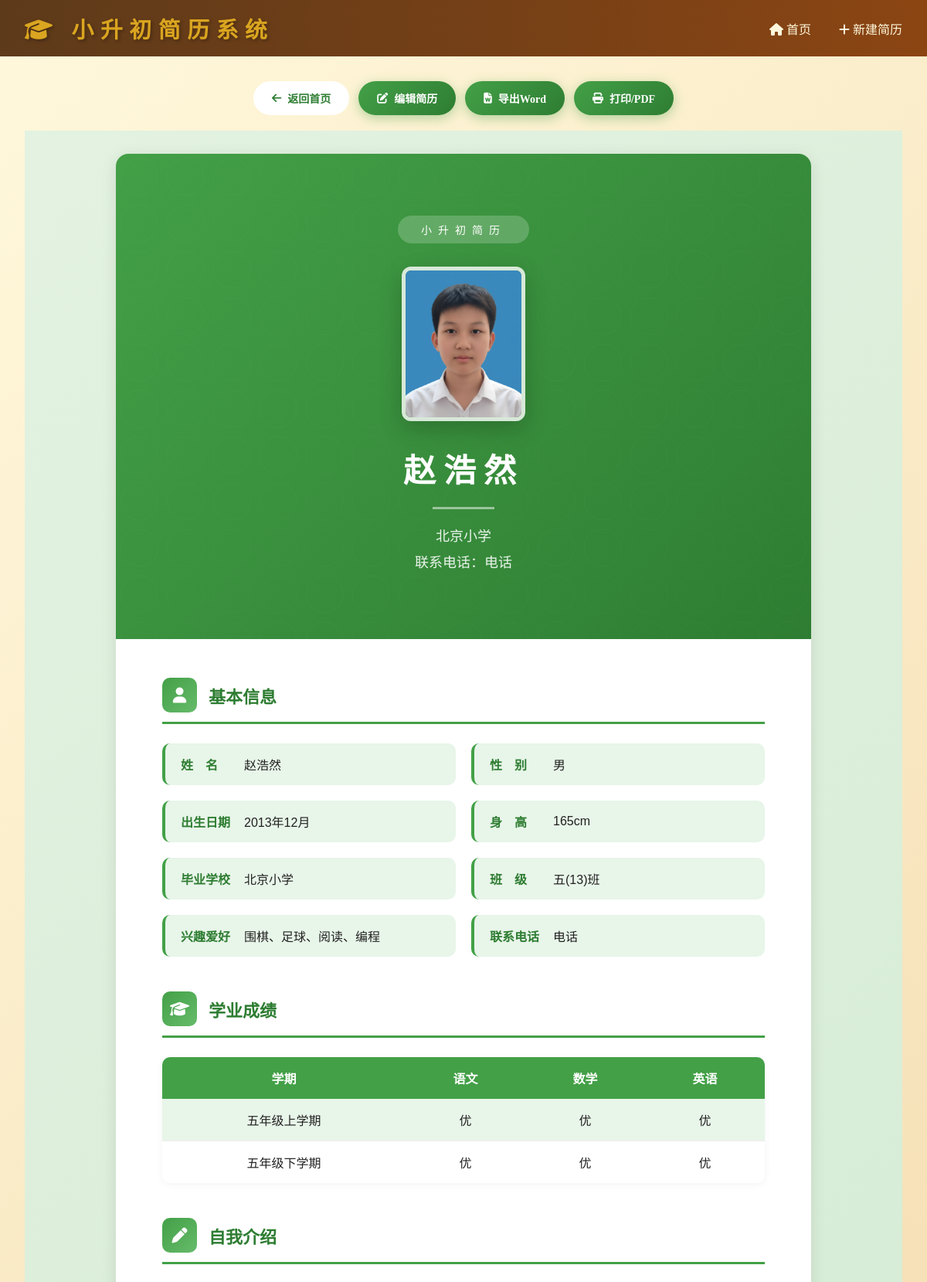
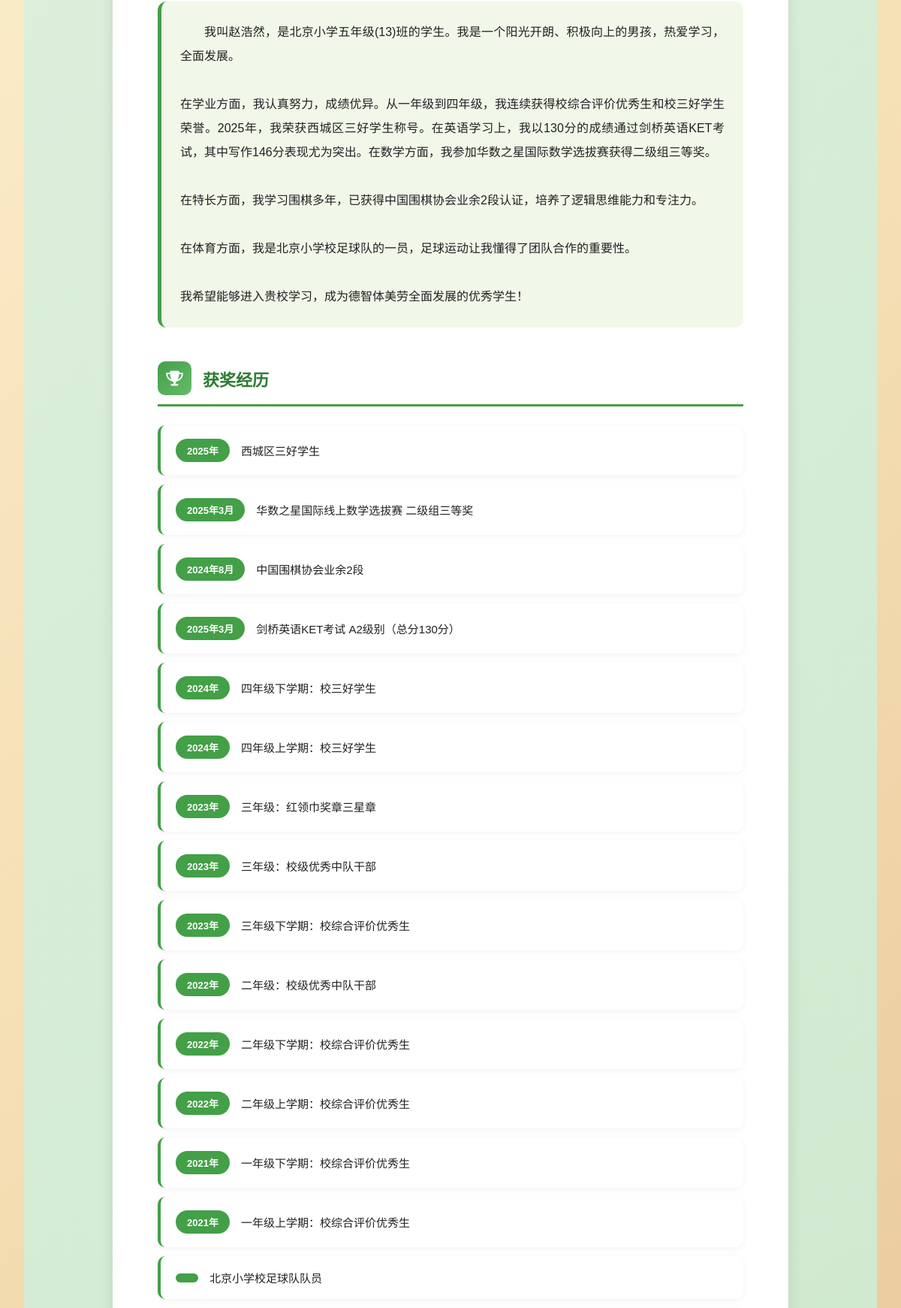
/preview/1/template2 (upper part), run on the app's committed database (2 pictures, top to bottom).
### app.py (models this page shows)
class Student(db.Model):
    id = db.Column(db.Integer, primary_key=True)
    name = db.Column(db.String(50), nullable=False)
    gender = db.Column(db.String(10), default='男')
    birth_date = db.Column(db.String(20))
    height = db.Column(db.String(10))
    school = db.Column(db.String(100))
    class_name = db.Column(db.String(50))
    district = db.Column(db.String(100))
    address = db.Column(db.String(200))
    phone = db.Column(db.String(20))
    hobbies = db.Column(db.String(200))
    photo = db.Column(db.String(200))  # 人像照片路径
    self_intro = db.Column(db.Text)
    parent_message = db.Column(db.Text)
    teacher_comment = db.Column(db.Text)
    created_at = db.Column(db.DateTime, default=datetime.utcnow)
    updated_at = db.Column(db.DateTime, default=datetime.utcnow, onupdate=datetime.utcnow)
    awards = db.relationship('Award', backref='student', lazy=True, cascade='all, delete-orphan')
    certificates = db.relationship('Certificate', backref='student', lazy=True, cascade='all, delete-orphan')

class Award(db.Model):
    id = db.Column(db.Integer, primary_key=True)
    student_id = db.Column(db.Integer, db.ForeignKey('student.id'), nullable=False)
    category = db.Column(db.String(50))  # 区级/校级/竞赛
    title = db.Column(db.String(200), nullable=False)
    date = db.Column(db.String(20))
    description = db.Column(db.Text)
    order = db.Column(db.Integer, default=0)

### app.py (the view)
@app.route('/preview/<int:student_id>/template2')
def preview_resume_template2(student_id):
    student = Student.query.get_or_404(student_id)
    return render_template('preview_template2.html', student=student)

### app.py (called while the page is built)
@app.context_processor
def utility_processor():
    return {'now': datetime.now}

### templates/preview_template2.html (shortened to what this page needs)
{% extends "base.html" %}
{% block extra_css %}
<link rel="stylesheet" href="{{ url_for('static', filename='css/template2.css') }}">
{% endblock %}
{% block content %}
<div class="t2-toolbar">
    <a href="{{ url_for('index') }}" class="btn btn-t2-outline">
        <i class="fas fa-arrow-left"></i> 返回首页
    </a>
    <a href="{{ url_for('edit_resume', student_id=student.id) }}" class="btn btn-t2-primary">
        <i class="fas fa-edit"></i> 编辑简历
    </a>
    <a href="{{ url_for('export_word_template2', student_id=student.id) }}" class="btn btn-t2-primary">
        <i class="fas fa-file-word"></i> 导出Word
    </a>
    <button onclick="window.print()" class="btn btn-t2-primary">
        <i class="fas fa-print"></i> 打印/PDF
    </button>
</div>
<div class="t2-wrapper">
    <div class="t2-page">
        <div class="t2-cover">
            <div class="t2-cover-content">
                <div class="t2-cover-badge">小升初简历</div>
                <div class="t2-cover-photo">
                    {% if student.photo %}
                    <img src="{{ url_for('static', filename=student.photo) }}" alt="照片">
                    {% else %}
                    <div class="t2-placeholder" style="width:100%;height:100%;">照片</div>
                    {% endif %}
                </div>
                <div class="t2-cover-name">{{ student.name }}</div>
                <div class="t2-cover-divider"></div>
                <div class="t2-cover-subtitle">{{ student.school or '学校名称' }}</div>
                <div class="t2-cover-subtitle">联系电话：{{ student.phone or '电话' }}</div>
            </div>
        </div>
        <div class="t2-content">
            <div class="t2-section">
                <div class="t2-section-title">
                    <div class="t2-section-icon"><i class="fas fa-user"></i></div>
                    <h2>基本信息</h2>
                </div>
                <div class="t2-info-grid">
                    <div class="t2-info-item">
                        <span class="t2-info-label">姓　名</span>
                        <span class="t2-info-value">{{ student.name }}</span>
                    </div>
                    <div class="t2-info-item">
                        <span class="t2-info-label">性　别</span>
                        <span class="t2-info-value">{{ student.gender or '男' }}</span>
                    </div>
                    <div class="t2-info-item">
                        <span class="t2-info-label">出生日期</span>
                        <span class="t2-info-value">{{ student.birth_date or '2012年' }}</span>
                    </div>
                    <div class="t2-info-item">
                        <span class="t2-info-label">身　高</span>
                        <span class="t2-info-value">{{ student.height or '165cm' }}</span>
                    </div>
                    <div class="t2-info-item">
                        <span class="t2-info-label">毕业学校</span>
                        <span class="t2-info-value">{{ student.school or '学校' }}</span>
                    </div>
                    <div class="t2-info-item">
                        <span class="t2-info-label">班　级</span>
                        <span class="t2-info-value">{{ student.class_name or '班级' }}</span>
                    </div>
                    <div class="t2-info-item">
                        <span class="t2-info-label">兴趣爱好</span>
                        <span class="t2-info-value">{{ student.hobbies or '爱好' }}</span>
                    </div>
                    <div class="t2-info-item">
                        <span class="t2-info-label">联系电话</span>
                        <span class="t2-info-value">{{ student.phone or '电话' }}</span>
                    </div>
                </div>
            </div>
            <div class="t2-section">
                <div class="t2-section-title">
                    <div class="t2-section-icon"><i class="fas fa-graduation-cap"></i></div>
                    <h2>学业成绩</h2>
                </div>
                <table class="t2-table">
                    <tr>
                        <th>学期</th>
                        <th>语文</th>
                        <th>数学</th>
                        <th>英语</th>
                    </tr>
                    <tr>
                        <td>五年级上学期</td>
                        <td>优</td>
                        <td>优</td>
                        <td>优</td>
                    </tr>
                    <tr>
                        <td>五年级下学期</td>
                        <td>优</td>
                        <td>优</td>
                        <td>优</td>
                    </tr>
                </table>
            </div>
            <div class="t2-section">
                <div class="t2-section-title">
                    <div class="t2-section-icon"><i class="fas fa-pen"></i></div>
                    <h2>自我介绍</h2>
                </div>
                <div class="t2-intro-text">
                    {% if student.self_intro %}
                    {{ student.self_intro | replace('\n', '<br>') | safe }}
                    {% else %}
                    我是一个阳光、开朗、自信的学生，热爱学习，积极参加各种活动和比赛。在校期间成绩优异，多次获得各类荣誉。我相信通过自己的努力，一定能在中学阶段取得更好的成绩！
                    {% endif %}
                </div>
            </div>
            <div class="t2-section">
                <div class="t2-section-title">
                    <div class="t2-section-icon"><i class="fas fa-trophy"></i></div>
                    <h2>获奖经历</h2>
                </div>
                <ul class="t2-awards-list">
                    {% if student.awards %}
                    {% for award in student.awards %}
                    <li class="t2-award-item">
                        <span class="t2-award-date">{{ award.date }}</span>
                        <span class="t2-award-title">{{ award.title }}</span>
                    </li>
                    {% endfor %}
                    {% endif %}
                </ul>
            </div>
        </div>
    </div>
</div>
{% endblock %}

### static/css/style.css (style rules this page uses)
:root { --primary-brown: #8B4513; --dark-brown: #5D3A1A; --light-brown: #D2691E; --gold: #DAA520; --cream: #FFF8DC; --ivory: #FFFFF0; --beige: #F5F5DC; --warm-white: #FDF5E6; --text-dark: #3E2723; --text-light: #5D4037; --border-gold: #B8860B; --shadow: rgba(139, 69, 19, 0.2); }
* { margin: 0; padding: 0; box-sizing: border-box; }
body { font-family: 'Noto Serif SC', 'SimSun', serif; background: linear-gradient(135deg, #FFF8DC 0%, #F5DEB3 50%, #DEB887 100%); min-height: 100vh; color: var(--text-dark); }
.btn { display: inline-block; padding: 0.75rem 1.5rem; border: none; border-radius: 8px; font-size: 1rem; font-weight: 600; cursor: pointer; transition: all 0.3s; text-decoration: none; font-family: inherit; }

### data on the page
Student: photo (picture), name "赵浩然", school "北京小学", phone "电话", gender "男", birth_date "2013年12月", height "165cm", class_name "五(13)班", hobbies "围棋、足球、阅读、编程", self_intro "我叫赵浩然，是北京小学五年级(13)班的学生。我是一个阳光开朗、积极向上的男孩，热爱学习，全面发展。 在学业方面，我认真努力，成绩优异。从一年级到四年级，我连续获得校综合评价优秀生和校三好学生荣誉。2025年，我荣获西城区三好学生称号。在英语学习上，我以130分的成绩通过剑桥英语KET考试，其中写作146分表现尤为突出。在数学方面，我参加华数之星国际数学选拔赛获得二级组三等奖。 在特长方面，我学习围棋多年，已获得中国围棋协会业余2段认证，培养了逻辑思维能力和专注力。 在体育方面，我是北京小学校足球队的一员，足球运动让我懂得了团队合作的重要性。 我希望能够进入贵校学习，成为德智体美劳全面发展的优秀学生！"
Award: date "2025年", title "西城区三好学生"
Award: date "2025年3月", title "华数之星国际线上数学选拔赛 二级组三等奖"
Award: date "2024年8月", title "中国围棋协会业余2段"
Award: date "2025年3月", title "剑桥英语KET考试 A2级别（总分130分）"
Award: date "2024年", title "四年级下学期：校三好学生"
Award: date "2024年", title "四年级上学期：校三好学生"
Award: date "2023年", title "三年级：红领巾奖章三星章"
Award: date "2023年", title "三年级：校级优秀中队干部"
Award: date "2023年", title "三年级下学期：校综合评价优秀生"
Award: date "2022年", title "二年级：校级优秀中队干部"
Award: date "2022年", title "二年级下学期：校综合评价优秀生"
Award: date "2022年", title "二年级上学期：校综合评价优秀生"
Award: date "2021年", title "一年级下学期：校综合评价优秀生"
Award: date "2021年", title "一年级上学期：校综合评价优秀生"
Award: title "北京小学校足球队队员"
